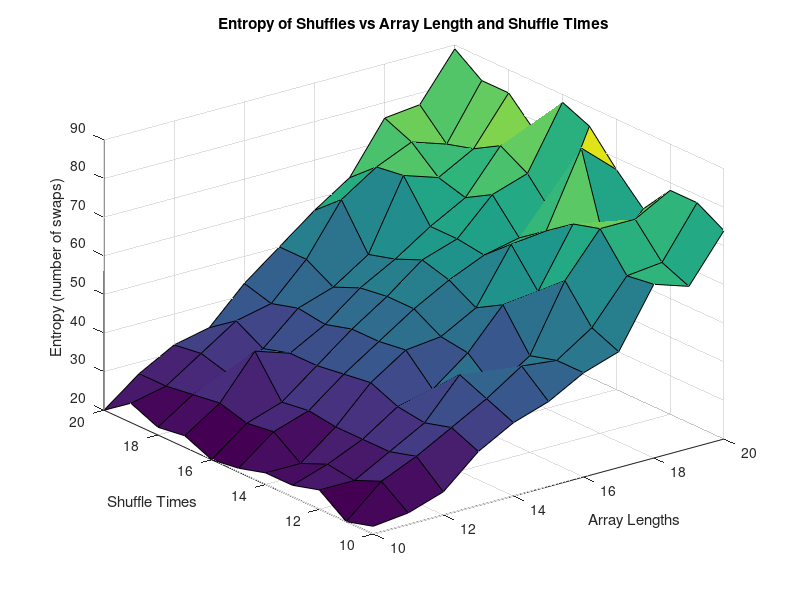
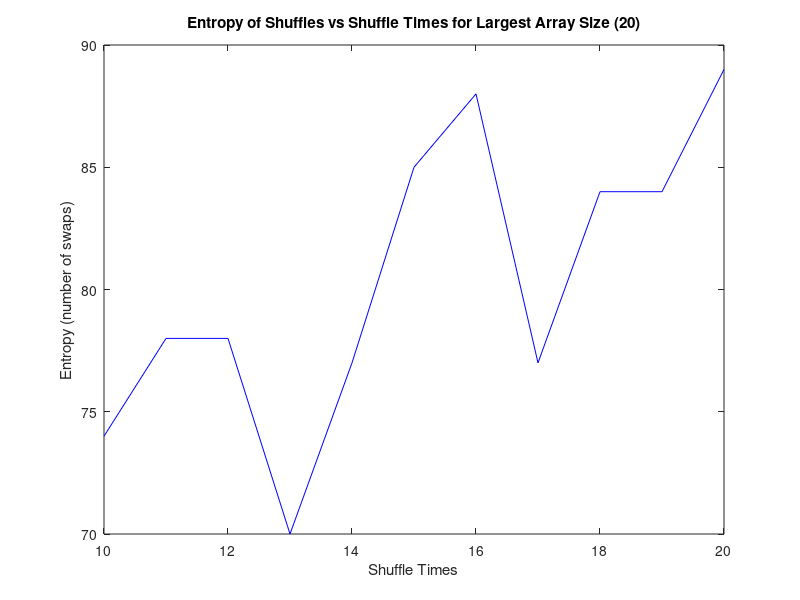
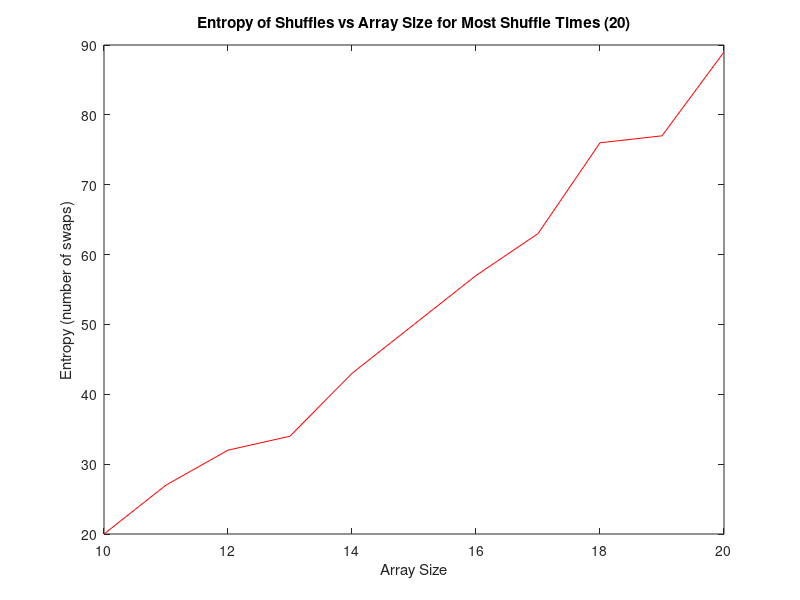

MATLAB code for these plots, in order:
% Read data
O = dlmread('options.csv', ',');
D = dlmread('data.csv', ',');

% Construct axes from options
[S,L] = meshgrid(O(1):O(2), O(3):O(4));

% Plot entropy wrt array length (L) and shuffle times (S)
figure(1);
surf(L, S, D);
xlabel('Array Lengths');
ylabel('Shuffle Times');
zlabel('Entropy (number of swaps)');
title('Entropy of Shuffles vs Array Length and Shuffle Times');

% Plot entropy vs shuffle times for largest array size
figure(2);
plot(S(end,:),D(end,:),'b');
xlabel('Shuffle Times');
ylabel('Entropy (number of swaps)');
title(['Entropy of Shuffles vs Shuffle Times for Largest Array Size (' num2str(O(2)) ')']);

% Plot entropy vs array size for most shuffle times
figure(3);
plot(L(:,end),D(:,end),'r');
xlabel('Array Size');
ylabel('Entropy (number of swaps)');
title(['Entropy of Shuffles vs Array Size for Most Shuffle Times (' num2str(O(4)) ')']);